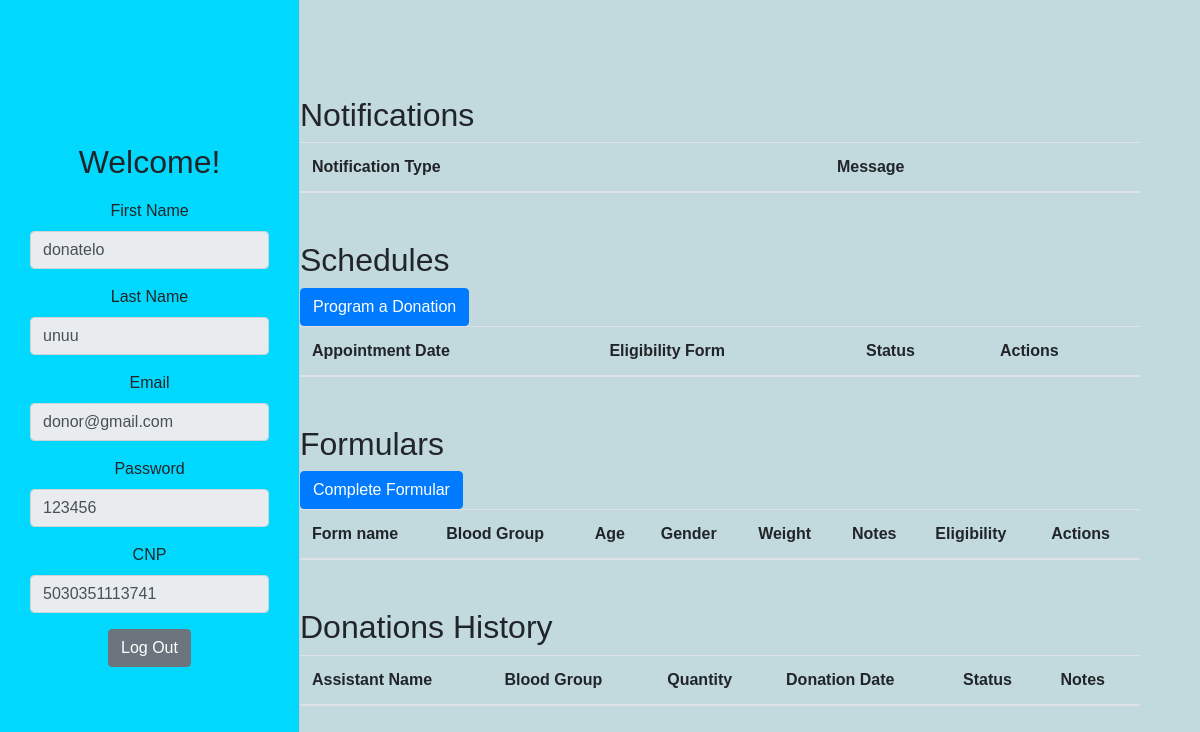
Page /donor_dashboard (signed in) on the committed database.
### models/user.py (models this page shows, shortened)
class User(db.Model):
    __tablename__ = 'User'
    UserID = db.Column(db.Integer, primary_key=True, autoincrement=True)
    Role = db.Column(db.String, nullable=False)
    FirstName = db.Column(db.String, nullable=False)
    LastName = db.Column(db.String, nullable=False)
    Email = db.Column(db.String, unique=True, nullable=False)
    Password = db.Column(db.String, nullable=False)
    CNP = db.Column(db.String(13), unique=True, nullable=False)

### controllers/donor_controller.py (the view)
    @app.route('/donor_dashboard')
    def donor_dashboard():
        donor_id = session.get('user_id')
        donor = User.query.get(donor_id)
        donations = Donation.query.filter_by(DonorID=donor_id).all()
        schedules = Schedule.query.filter_by(DonorID=donor_id).all()
        eligibility_forms = EligibilityForm.query.filter_by(DonorID=donor_id).all()
        notifications = Notification.query.filter_by(DonorID=donor_id).all()
        rewards = Reward.query.filter_by(DonorID=donor_id).all()
        return render_template(
            'donor/donor_dashboard.html',
            donor=donor,
            donations=donations,
            schedules=schedules,
            eligibility_forms=eligibility_forms,
            notifications=notifications,
            rewards=rewards
        )

### templates/donor/donor_dashboard.html (shortened to what this page needs)
{% extends "dashboard_base.html" %}
{% block sidebar_title %}
    Welcome!
{% endblock %}
{% block sidebar_content %}
    <form method="POST" id="editForm">
    <div class="form-group">
        <label for="firstName">First Name</label>
        <input type="text" class="form-control" id="firstName" name="first_name" value="{{ donor.FirstName }}" readonly>
    </div>
    <div class="form-group">
        <label for="lastName">Last Name</label>
        <input type="text" class="form-control" id="lastName" name="last_name" value="{{ donor.LastName }}" readonly>
    </div>
    <div class="form-group">
        <label for="email">Email</label>
        <input type="email" class="form-control" id="email" name="email" value="{{ donor.Email }}" readonly>
    </div>
    <div class="form-group">
        <label for="password">Password</label>
        <input type="text" class="form-control" id="password" name="password" value="{{ donor.Password }}" readonly>
    </div>
    <div class="form-group">
        <label for="cnp">CNP</label>
        <input type="text" class="form-control" id="cnp" name="cnp" value="{{ donor.CNP }}" readonly>
    </div>
        <a href="/logout" class="btn btn-secondary">Log Out</a>
    </form>
{% endblock %}
{% block main_content %}
<div class="container mt-5" id="notificationTable">
    <h2>Notifications</h2>
    <table class="table table-striped">
        <thead>
            <tr>
                <th>Notification Type</th>
                <th>Message</th>
            </tr>
        </thead>
    </table>
</div>
<div class="container mt-5" id="scheduleTable">
    <h2>Schedules</h2>
    <a href="/create/schedule/{{ donor.DonorID }}" class="btn btn-primary">Program a Donation</a>
    <table class="table table-striped">
        <thead>
            <tr>
                <th>Appointment Date</th>
                <th>Eligibility Form</th>
                <th>Status</th>
                <th>Actions</th>
            </tr>
        </thead>
    </table>
</div>
<div class="container mt-5" id="formTable">
    <h2>Formulars</h2>
    <a href="/create/form/{{ donor.DonorID }}" class="btn btn-primary">Complete Formular</a>
    <table class="table table-striped">
        <thead>
            <tr>
                <th>Form name</th>
                <th>Blood Group</th>
                <th>Age</th>
                <th>Gender</th>
                <th>Weight</th>
                <th>Notes</th>
                <th>Eligibility</th>
                <th>Actions</th>
            </tr>
        </thead>
    </table>
</div>
<div class="container mt-5" id="donationTable">
    <h2>Donations History</h2>
    <table class="table table-striped">
        <thead>
            <tr>
                <th>Assistant Name</th>
                <th>Blood Group</th>
                <th>Quantity</th>
                <th>Donation Date</th>
                <th>Status</th>
                <th>Notes</th>
            </tr>
        </thead>
    </table>
</div>
{% endblock %}

### static/dashboard.css (style rules this page uses)
body { font-family: Arial, sans-serif; background-color: #c2d9dd }
h2 { margin-top: 20px; }
.table { margin-bottom: 0; }
.container { margin-left: 270px; }

### rows in the picture
User: first_name "donatelo", last_name "unuu", email "donor@gmail.com", password "123456", cnp "5030351113741"
